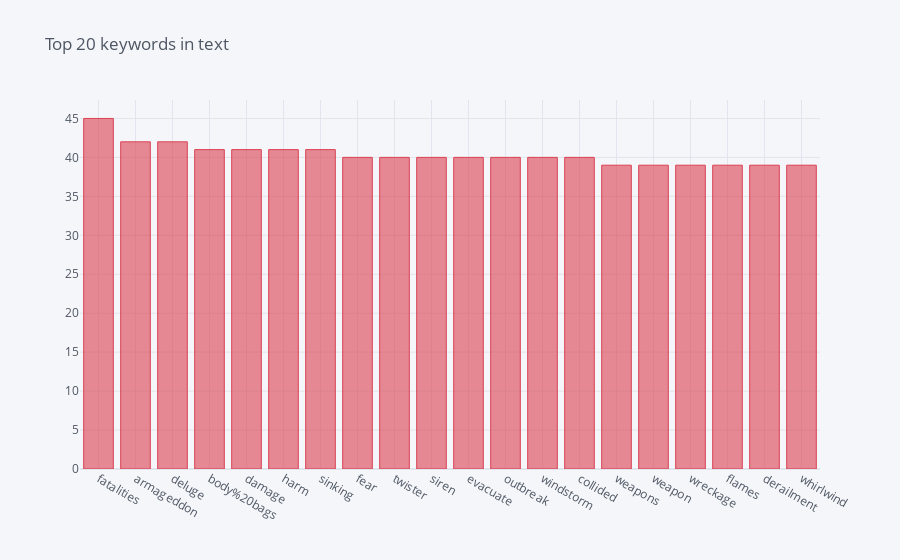

Notebook source saved alongside this figure:
### Code cell
train.keyword.value_counts()[:20].iplot(kind='bar', title='Top 20 keywords in text', color='red')

### Figure 1 — Plotly figure (JSON) as saved in the notebook; plotly's stock layout.template omitted (floating-point values rounded to 4 significant figures)
{"data": [{"marker": {"color": "rgba(219, 64, 82, 0.6)", "line": {"color": "rgba(219, 64, 82, 1.0)", "width": 1}}, "name": "keyword", "orientation": "v", "text": "", "type": "bar", "x": ["fatalities", "armageddon", "deluge", "body%20bags", "damage", "harm", "sinking", "fear", "twister", "siren", "evacuate", "outbreak", "windstorm", "collided", "weapons", "weapon", "wreckage", "flames", "derailment", "whirlwind"], "y": [45, 42, 42, 41, 41, 41, 41, 40, 40, 40, 40, 40, 40, 40, 39, 39, 39, 39, 39, 39]}], "layout": {"legend": {"bgcolor": "#F5F6F9", "font": {"color": "#4D5663"}}, "paper_bgcolor": "#F5F6F9", "plot_bgcolor": "#F5F6F9", "title": {"font": {"color": "#4D5663"}, "text": "Top 20 keywords in text"}, "xaxis": {"gridcolor": "#E1E5ED", "showgrid": true, "tickfont": {"color": "#4D5663"}, "title": {"font": {"color": "#4D5663"}, "text": ""}, "zerolinecolor": "#E1E5ED"}, "yaxis": {"gridcolor": "#E1E5ED", "showgrid": true, "tickfont": {"color": "#4D5663"}, "title": {"font": {"color": "#4D5663"}, "text": ""}, "zerolinecolor": "#E1E5ED"}}}
